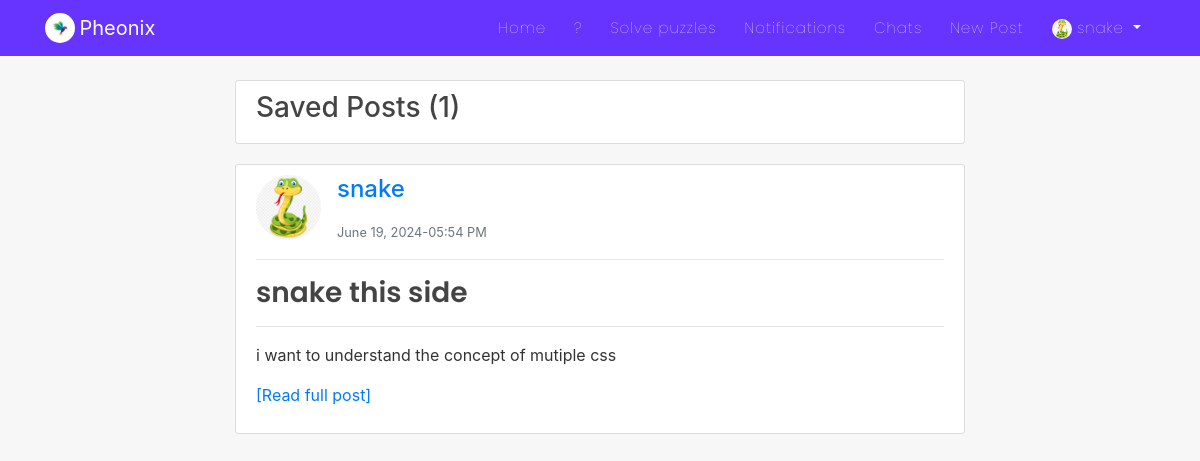
/saved-posts/ (signed in), run on the app's committed database.
### users/models.py (models this page shows, shortened)
class Profile(models.Model):
    user = models.OneToOneField(User, on_delete=models.CASCADE)
    is_online = models.BooleanField(default=False)
    following = models.ManyToManyField(User, related_name="following", blank=True)
    friends = models.ManyToManyField(User, related_name='my_friends', blank=True)
    bio = models.CharField(default="",blank=True,null=True,max_length=350)
    date_of_birth = models.CharField(blank=True,max_length=150)
    updated = models.DateTimeField(auto_now=True)
    created = models.DateTimeField(auto_now_add=True)
    image = models.ImageField(default='default.jpg', upload_to='profile_pics',blank=True, null=True)

### blog/models.py (models this page shows, shortened)
class Post(models.Model):
    title = models.CharField(max_length=150)
    content = RichTextField(blank=True, null=True)
    date_posted = models.DateTimeField(default=timezone.now)
    date_updated = models.DateTimeField(auto_now=True)
    author = models.ForeignKey(User, on_delete=models.CASCADE)
    likes = models.ManyToManyField(User, related_name="blogpost", blank=True)
    saves = models.ManyToManyField(User, related_name="blogsave", blank=True)
    image = models.ImageField(upload_to='post_images/', blank=True, null=True)
    video = models.FileField(upload_to='post_videos/', null=True, blank=True)
    link = models.URLField(max_length=200, null=True, blank=True)

### blog/views.py (the view)
# urls.py: path('saved-posts/', AllSaveView, name='all-save'),
@login_required
def AllSaveView(request):
    user = request.user
    saved_posts = user.blogsave.all()
    context = {
        'saved_posts':saved_posts
    }
    return render(request, 'blog/saved_posts.html', context)

### blog/templates/blog/saved_posts.html (shortened to what this page needs)
{% extends "blog/base.html" %}
{% block content %}
<div class="col-md-8 m-auto">
<div class="content-section">
  <h3>Saved Posts ({{saved_posts|length}})</h3>
</div>
    {% for post in saved_posts %}
    <article class="content-section" style="overflow: auto;">
      <div class="media">
          <img class="rounded-circle article-img" src="{{post.author.profile.image.url}}" alt="image">
          <div class="media-body">
              <p>
                <a class="mr-2 h4" href="{% url 'profile-detail-view' post.author.pk %}">{{ post.author }}</a>
              </p>
              <small class="text-muted">{{ post.date_posted|date:"F d, Y-h:i A" }}</small>
          </div>
      </div>
      <hr>
      <h3><a class="article-title" href="{% url 'post-detail' post.id %}">{{ post.title }}</a></h3>
      <hr>
      <p class="article-content">{{ post.content|safe|linebreaks|truncatewords_html:"20" }}<a href="{% url 'post-detail' post.id %}">[Read full post]</a></p>
    </article>
    {% endfor %}
</div>
{% endblock %}

### blog/templates/blog/navbar.html (shortened to what this page needs)
<nav class="navbar navbar-expand-md navbar-dark bg-steel fixed-top">
    <div class="container">
        <img class="rounded-circle" style="height: 30px; width: 30px;" src="/static/blog/images/pheonix.png" alt="">&nbsp;
      <a class="navbar-brand mr-4 pr-3" href="{% url 'Pheonix' %}">Pheonix</a>
      <div class="collapse navbar-collapse" id="navbarToggle">
        <div class="navbar-nav">
          <a class="nav-item nav-link" href="{% url 'blog-home' %}">Home</a>
          <a class="nav-item nav-link" href="/">?</a>
          <a class="nav-item nav-link" href="{% url 'play_game' %}">Solve puzzles</a>
          {% if user.is_authenticated %}
          <a class="nav-item nav-link" href="{% url 'show-notifications' %}">Notifications</a>
          <a class="nav-item nav-link" href="{% url 'room-enroll' %}">Chats</a>
          <a class="nav-item nav-link" href="{% url 'post-create' %}">New Post</a>
          {% endif %}
          {% if user.is_authenticated %}
            <div class="dropdown">
              <a class="dropdown-toggle nav-link" href="#" role="button" id="dropdownMenuLink2" data-toggle="dropdown" aria-haspopup="true" aria-expanded="false">
                <img class="rounded-circle" style="height: 20px; width: 20px;" src="{{user.profile.image.url}}" alt="">&nbsp;{{user}}
              </a>
            </div>
          {% else %}
            <a class="nav-item nav-link" href="{% url 'account_login' %}">Login</a>
            <a class="nav-item nav-link" href="{% url 'register' %}">Register</a>
          {% endif %}
        </div>
      </div>
    </div>
</nav>

### blog/static/blog/main.css (style rules this page uses)
body { background: #f7f7f7; color: #333333; margin-top: 5rem; scroll-behavior: smooth; }
h1, h2, h3, h4, h5, h6 { color: #444444; }
.bg-steel { background: #6633FF; }
.site-header .navbar-nav .nav-link { color: #ffffff; font-family:'Poppins'; font-weight: 100; margin: 0px 6px; font-size: 15px; letter-spacing: 1px; }
.content-section { background: #ffffff; padding: 10px 20px; border: 1px solid #dddddd; border-radius: 3px; margin-bottom: 20px; }
.article-title { color: #444444; font-family: 'poppins'; font-weight: 600; }
.article-content { white-space: pre-line; }
.article-img { height: 65px; width: 65px; margin-right: 16px; }

### data on the page
Post: author.profile.image (picture), author "snake", date_posted "June 19, 2024-05:54 PM", title "snake this side", content "i want to understand the concept of mutiple css"

### other printed values
{{ user }} "snake"
{{ saved_posts|length }} "1"
